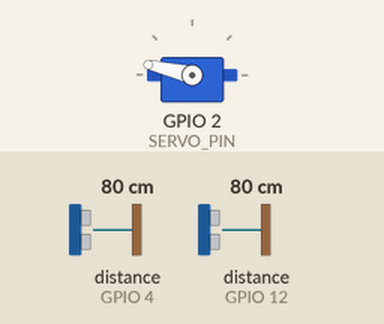
Simulated run of this sketch. Board: ESP8266 (NodeMCU). Parts: servo. Wiring (inferred from the names in the program): 2 × ultrasonic range finder: trigger GPIO 5, echo GPIO 4 / trigger GPIO 14, echo GPIO 12. The inputs (shaded band) are chosen by the test bench; at power-on: distance to the obstacle (sensors on GPIO 4, GPIO 12) 80 cm. The echo pulse lasts 58.3 µs per cm; WiFi joins after 1.5 s; servers stay silent unless stated.

Above: at 5.8 s.
5.9 s: distance to the obstacle (sensor on GPIO 4) set to 2 cm
At 7.48 s:
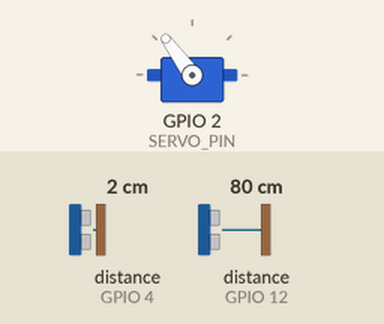
8.9 s: distance to the obstacle (sensor on GPIO 12) set to 2 cm
At 9.31 s:
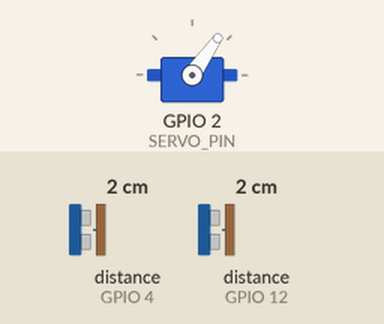
Timing chart, 0 to 17.9 s (numbered marks = the images above; inputs shaded):
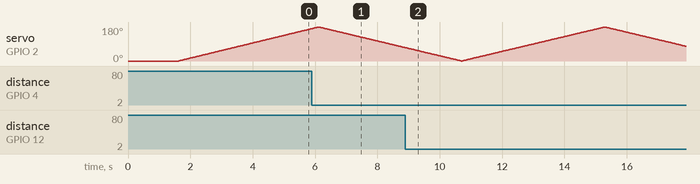

The sketch:

ESP.ino
```cpp
/**
 * @file EcoBot_ESP8266_Gateway.ino
 * @author Gemini
 * @brief Main controller for EcoBot. Serves web UI, manages WebSockets,
 * controls sonar, and communicates with Arduino Mega for sensors/motors.
 * @version 2.0
 * @date 2025-10-15
 */

#include <ESP8266WiFi.h>
#include <WebSocketsServer.h>
#include <Servo.h>
#include <ArduinoJson.h>

// --- WIFI CREDENTIALS ---
const char* ssid = "vivo 1921";
const char* password = "hipeople";

// --- STATIC IP CONFIGURATION ---
IPAddress local_IP(192, 168, 43, 137);
IPAddress gateway(192, 168, 43, 1);
IPAddress subnet(255, 255, 255, 0);

// --- SERVERS ---
WiFiServer server(80);
WebSocketsServer webSocket = WebSocketsServer(81);

// --- PIN DEFINITIONS ---
const int SERVO_PIN = 2;
const int TRIG_PIN_1 = 5;
const int ECHO_PIN_1 = 4;
const int TRIG_PIN_2 = 14;
const int ECHO_PIN_2 = 12;

// --- SCAN PARAMETERS ---
const int SCAN_INTERVAL = 25;
const int PULSE_TIMEOUT = 10000;
Servo radarServo;

// --- GLOBAL DATA STORE (holds all sensor data) ---
StaticJsonDocument<512> globalData;

// --- FORWARD DECLARATIONS ---
void webSocketEvent(uint8_t num, WStype_t type, uint8_t * payload, size_t length);
void handleRoot(WiFiClient client);
extern const char index_html[]; // The HTML content is at the end of this file

void setup() {
  Serial.begin(115200); // For communication with Mega
  delay(100);
  Serial.println();

  // Connect to Wi-Fi
  WiFi.config(local_IP, gateway, subnet);
  WiFi.begin(ssid, password);
  while (WiFi.status() != WL_CONNECTED) {
    delay(500);
  }

  // Start Servers
  server.begin();
  webSocket.begin();
  webSocket.onEvent(webSocketEvent);

  // Setup hardware
  pinMode(TRIG_PIN_1, OUTPUT);
  pinMode(ECHO_PIN_1, INPUT);
  pinMode(TRIG_PIN_2, OUTPUT);
  pinMode(ECHO_PIN_2, INPUT);
  radarServo.attach(SERVO_PIN);
  radarServo.write(0);
}

void loop() {
  webSocket.loop();

  // Handle incoming web requests to serve the page
  WiFiClient client = server.available();
  if (client) {
    handleRoot(client);
  }

  // Task 1: Non-blocking sonar scan
  scanSonar();

  // Task 2: Check for incoming sensor data from Mega
  readFromMega();

  // Task 3: Broadcast the combined data packet periodically
  broadcastData();
}

void scanSonar() {
  static unsigned long lastScanTime = 0;
  static int angle = 0;
  static int direction = 1;

  if (millis() - lastScanTime >= SCAN_INTERVAL) {
    lastScanTime = millis();
    radarServo.write(angle);
    delayMicroseconds(400); // Allow servo to settle

    // Update global data with sonar info
    globalData["angle"] = angle;
    globalData["dist1"] = getDistance(TRIG_PIN_1, ECHO_PIN_1); // Rear
    globalData["dist2"] = getDistance(TRIG_PIN_2, ECHO_PIN_2); // Front

    angle += direction;
    if (angle >= 180 || angle <= 0) {
      direction *= -1;
    }
  }
}

void readFromMega() {
  if (Serial.available() > 0) {
    String mega_json_str = Serial.readStringUntil('\n');
    StaticJsonDocument<256> mega_doc;
    DeserializationError error = deserializeJson(mega_doc, mega_json_str);
    if (!error) {
      // Copy key-value pairs from Mega's data into our global data store
      globalData["temp"] = mega_doc["temp"];
      globalData["hum"]  = mega_doc["hum"];
      globalData["aq"]   = mega_doc["aq"];
      globalData["alc"]  = mega_doc["alc"];
      globalData["co"]   = mega_doc["co"];
    }
  }
}

void broadcastData() {
  static unsigned long lastBroadcastTime = 0;
  if (millis() - lastBroadcastTime > 50) { // Broadcast at ~20Hz
    lastBroadcastTime = millis();
    String json_output;
    serializeJson(globalData, json_output);
    webSocket.broadcastTXT(json_output);
  }
}

long getDistance(int trigPin, int echoPin) {
  digitalWrite(trigPin, LOW);
  delayMicroseconds(2);
  digitalWrite(trigPin, HIGH);
  delayMicroseconds(10);
  digitalWrite(trigPin, LOW);
  long duration = pulseIn(echoPin, HIGH, PULSE_TIMEOUT);
  return (duration > 0) ? (duration * 0.0343) / 2 : 0;
}

void webSocketEvent(uint8_t num, WStype_t type, uint8_t * payload, size_t length) {
  switch (type) {
    case WStype_DISCONNECTED:
      // Handle disconnection
      break;
    case WStype_CONNECTED:
      // Handle connection
      break;
    case WStype_TEXT:
      // Command from web page. Parse it and forward to Mega.
      StaticJsonDocument<256> doc;
      deserializeJson(doc, payload, length);
      serializeJson(doc, Serial); // Forward the JSON command directly
      Serial.println();
      break;
  }
}

// --- Web Server Function to serve the HTML page ---
void handleRoot(WiFiClient client) {
  client.println("HTTP/1.1 200 OK");
  client.println("Content-Type: text/html");
  client.println("Connection: close");
  client.println();
  client.println(index_html);
  delay(1);
  client.stop();
}

// --- The Entire Web Page is stored here ---
const char index_html[] PROGMEM = R"rawliteral(
<!DOCTYPE html>
<html lang="en">
<head>
    <meta charset="UTF-8">
    <meta name="viewport" content="width=device-width, initial-scale=1.0">
    <title>EcoBot-Crawler Dashboard</title>
    <script src="https://cdn.tailwindcss.com"></script>
    <link href="https://fonts.googleapis.com/css2?family=Inter:wght@400;500;600;700&display=swap" rel="stylesheet">
    <script src="https://cdn.jsdelivr.net/npm/feather-icons/dist/feather.min.js"></script>
    <style>
        body { font-family: 'Inter', sans-serif; background-color: #1a202c; color: #e2e8f0; overflow: hidden; }
        .card { background-color: #2d3748; border-radius: 0.75rem; border: 1px solid #4a5568; }
        .status-dot { width: 12px; height: 12px; border-radius: 50%; display: inline-block; }
        .dot-green { background-color: #48bb78; } .dot-red { background-color: #f56565; }
        #radarCanvas { background-color: #000; border-radius: 50%; display: block; }
        #joystick-container { position: relative; width: 160px; height: 160px; border: 2px solid #718096; border-radius: 50%; background-color: #4a5568; margin: auto; touch-action: none; }
        #joystick-handle { position: absolute; width: 50px; height: 50px; border-radius: 50%; background-color: #a0aec0; cursor: grab; top: 50%; left: 50%; transform: translate(-50%, -50%); }
        #h-slider-container { width: 100%; max-width: 250px; height: 40px; background-color: #4a5568; border: 2px solid #718096; border-radius: 10px; position: relative; touch-action: none; }
        #h-slider-knob { width: 30px; height: 30px; background-color: #a0aec0; border-radius: 50%; position: absolute; top: 50%; left: 50%; transform: translate(-50%, -50%); cursor: ew-resize; }
    </style>
</head>
<body class="p-4 sm:p-6 lg:p-8 flex flex-col h-screen">
    <header class="flex-shrink-0 flex justify-between items-center mb-4">
        <div><h1 class="text-xl sm:text-2xl font-bold text-gray-100">EcoBot-Crawler Control</h1></div>
        <div class="flex items-center space-x-2">
            <span id="system-status-dot" class="status-dot dot-red" title="Disconnected"></span>
            <span id="system-status-text" class="text-gray-300 font-medium">Disconnected</span>
        </div>
    </header>
    <div class="flex-grow grid grid-cols-1 lg:grid-cols-5 gap-4 min-h-0">
        <div class="lg:col-span-3 card p-4 flex flex-col min-h-0">
            <h2 class="font-semibold text-gray-400 mb-2 flex-shrink-0 text-center">DUAL SONAR</h2>
            <div class="relative flex-grow w-full flex items-center justify-center">
                <canvas id="radarCanvas"></canvas>
            </div>
        </div>
        <div class="lg:col-span-2 flex flex-col gap-4 min-h-0">
            <div class="card p-4">
                <h2 class="font-semibold text-gray-400 mb-3">Sensor Readings</h2>
                <div class="grid grid-cols-2 sm:grid-cols-3 gap-3 text-center">
                    <div class="card p-2 bg-gray-900/50"><div class="flex items-center justify-center space-x-1 mb-1"><i data-feather="thermometer" class="w-4 h-4 text-blue-400"></i><span class="font-semibold text-xs text-gray-400">TEMP</span></div><p id="temp-value" class="text-xl font-bold text-gray-100">-- °C</p></div>
                    <div class="card p-2 bg-gray-900/50"><div class="flex items-center justify-center space-x-1 mb-1"><i data-feather="droplet" class="w-4 h-4 text-green-400"></i><span class="font-semibold text-xs text-gray-400">HUMID</span></div><p id="humidity-value" class="text-xl font-bold text-gray-100">-- %</p></div>
                    <div class="card p-2 bg-gray-900/50"><div class="flex items-center justify-center space-x-1 mb-1"><i data-feather="wind" class="w-4 h-4 text-gray-400"></i><span class="font-semibold text-xs text-gray-400">AQI</span></div><p id="aq-value" class="text-xl font-bold text-gray-100">--</p></div>
                    <div class="card p-2 bg-gray-900/50"><div class="flex items-center justify-center space-x-1 mb-1"><i data-feather="alert-triangle" class="w-4 h-4 text-yellow-400"></i><span class="font-semibold text-xs text-gray-400">ALCOHOL</span></div><p id="alc-value" class="text-xl font-bold text-gray-100">--</p></div>
                    <div class="card p-2 bg-gray-900/50 col-span-full"><div class="flex items-center justify-center space-x-1 mb-1"><i data-feather="alert-circle" class="w-4 h-4 text-red-400"></i><span class="font-semibold text-xs text-gray-400">CO GAS</span></div><p id="co-value" class="text-xl font-bold text-gray-100">--</p></div>
                </div>
            </div>
            <div class="card p-4 flex-grow flex flex-col justify-center items-center">
                <h2 class="font-semibold text-gray-400 mb-4 text-center">Rover Controls</h2>
                <div class="flex flex-col items-center justify-center w-full gap-6">
                    <div id="joystick-container"><div id="joystick-handle"></div></div>
                    <div id="h-slider-container"><div id="h-slider-knob"></div></div>
                    <button id="emergency-stop" class="bg-red-700 hover:bg-red-800 text-white font-bold py-2 px-4 rounded-lg transition-colors">EMERGENCY STOP</button>
                </div>
            </div>
        </div>
    </div>
    <script>
        const gateway = `ws://${window.location.hostname}:81/`;
        let websocket; const maxDistance = 200;
        const statusDot = document.getElementById('system-status-dot'); const statusText = document.getElementById('system-status-text');
        const tempValue = document.getElementById('temp-value'); const humidityValue = document.getElementById('humidity-value');
        const aqValue = document.getElementById('aq-value'); const alcValue = document.getElementById('alc-value'); const coValue = document.getElementById('co-value');
        const joystickContainer = document.getElementById('joystick-container'); const joystickHandle = document.getElementById('joystick-handle');
        const hSliderContainer = document.getElementById('h-slider-container'); const hSliderKnob = document.getElementById('h-slider-knob');
        let joystickActive = false; let hSliderActive = false; let joystickCenterX, joystickCenterY, joystickRadius; let sliderWidth;
        window.addEventListener('load', () => { feather.replace(); initWebSocket(); initControls(); resizeCanvas(); draw(); updateControlDimensions(); window.addEventListener('resize', () => { resizeCanvas(); updateControlDimensions(); }); });
        function initWebSocket() { websocket = new WebSocket(gateway); websocket.onopen = () => { statusDot.className = "status-dot dot-green"; statusText.textContent = "Connected"; }; websocket.onclose = () => { statusDot.className = "status-dot dot-red"; statusText.textContent = "Disconnected"; setTimeout(initWebSocket, 2000); }; websocket.onmessage = (event) => { const data = JSON.parse(event.data); updateSensorCards(data); updateRadar(data); }; }
        function updateSensorCards(data) { if (data.temp !== undefined) tempValue.textContent = `${data.temp.toFixed(1)} °C`; if (data.hum !== undefined) humidityValue.textContent = `${data.hum.toFixed(1)} %`; if (data.aq !== undefined) aqValue.textContent = data.aq; if (data.alc !== undefined) alcValue.textContent = data.alc; if (data.co !== undefined) coValue.textContent = data.co; }
        function updateRadar(data) { if (data.angle === undefined) return; currentAngle = data.angle; if (data.dist1 > 0 && data.dist1 < maxDistance) points.push(new RadarPoint(data.angle + 180, data.dist1, 'rgba(100, 150, 255,')); if (data.dist2 > 0 && data.dist2 < maxDistance) points.push(new RadarPoint(data.angle, data.dist2, 'rgba(255, 100, 100,')); }
        function sendCommand(command, data = {}) { if (websocket.readyState !== WebSocket.OPEN) return; const payload = { action: command, ...data }; websocket.send(JSON.stringify(payload)); }
        function initControls() { joystickContainer.addEventListener('mousedown', startJoystickMove); window.addEventListener('mousemove', moveJoystick); window.addEventListener('mouseup', stopJoystickMove); joystickContainer.addEventListener('touchstart', startJoystickMove, { passive: false }); window.addEventListener('touchmove', moveJoystick, { passive: false }); window.addEventListener('touchend', stopJoystickMove); hSliderContainer.addEventListener('mousedown', startHSliderMove); window.addEventListener('mousemove', moveHSlider); window.addEventListener('mouseup', stopHSliderMove); hSliderContainer.addEventListener('touchstart', startHSliderMove, { passive: false }); window.addEventListener('touchmove', moveHSlider, { passive: false }); window.addEventListener('touchend', stopHSliderMove); document.getElementById('emergency-stop').addEventListener('click', () => { sendCommand('stop'); resetControls(); }); }
        function updateControlDimensions() { const rect = joystickContainer.getBoundingClientRect(); joystickCenterX = rect.left + rect.width / 2; joystickCenterY = rect.top + rect.height / 2; joystickRadius = rect.width / 2 - joystickHandle.offsetWidth / 2; sliderWidth = hSliderContainer.clientWidth - hSliderKnob.offsetWidth; resetControls(); }
        function resetControls() { joystickHandle.style.transform = `translate(-50%, -50%) translate(0px, 0px)`; hSliderKnob.style.transform = `translate(-50%, -50%) translateX(0px)`; }
        function startJoystickMove(e) { joystickActive = true; if(e.cancelable) e.preventDefault(); }
        function moveJoystick(e) { if (!joystickActive) return; const clientX = e.clientX || e.touches[0].clientX; const clientY = e.clientY || e.touches[0].clientY; let deltaX = clientX - joystickCenterX; let deltaY = clientY - joystickCenterY; const distance = Math.min(Math.sqrt(deltaX * deltaX + deltaY * deltaY), joystickRadius); const angle = Math.atan2(deltaY, deltaX); const clampedX = distance * Math.cos(angle); const clampedY = distance * Math.sin(angle); joystickHandle.style.transform = `translate(-50%, -50%) translate(${clampedX}px, ${clampedY}px)`; let verticalSpeed = -clampedY / joystickRadius; let horizontalSteer = clampedX / joystickRadius; let leftMotor = Math.max(-1, Math.min(1, verticalSpeed + horizontalSteer)); let rightMotor = Math.max(-1, Math.min(1, verticalSpeed - horizontalSteer)); if (Math.abs(leftMotor) > 0.1 || Math.abs(rightMotor) > 0.1) { sendCommand('drive', { left: leftMotor, right: rightMotor }); } else { sendCommand('stop'); } }
        function stopJoystickMove() { if (!joystickActive) return; joystickActive = false; resetControls(); sendCommand('stop'); }
        function startHSliderMove(e) { hSliderActive = true; if(e.cancelable) e.preventDefault(); }
        function moveHSlider(e) { if (!hSliderActive) return; const clientX = e.clientX || e.touches[0].clientX; const sliderRect = hSliderContainer.getBoundingClientRect(); let xPos = clientX - sliderRect.left - hSliderKnob.offsetWidth / 2; xPos = Math.max(0, Math.min(xPos, sliderWidth)); const knobX = xPos - sliderWidth / 2; hSliderKnob.style.transform = `translate(-50%, -50%) translateX(${knobX}px)`; let speed = knobX / (sliderWidth / 2); if (Math.abs(speed) > 0.1) { sendCommand('rotate', { speed: speed }); } else { sendCommand('stop'); } }
        function stopHSliderMove() { if (!hSliderActive) return; hSliderActive = false; resetControls(); sendCommand('stop'); }
        const canvas = document.getElementById('radarCanvas'); const ctx = canvas.getContext('2d'); let currentAngle = 0; let points = [];
        function resizeCanvas() { const container = canvas.parentElement; const size = Math.min(container.clientWidth, container.clientHeight) - 4; if (canvas.width !== size || canvas.height !== size) { canvas.width = size; canvas.height = size; } }
        class RadarPoint { constructor(angle, distance, color) { this.angle = angle; this.distance = distance; this.color = color; this.lifespan = 255; } update() { this.lifespan -= 1.5; } isDead() { return this.lifespan < 0; } }
        function draw() { ctx.fillStyle = '#000'; ctx.fillRect(0, 0, canvas.width, canvas.height); const centerX = canvas.width / 2; const centerY = canvas.height / 2; const radius = Math.min(centerX, centerY) - 5; drawRadarGrid(centerX, centerY, radius); points = points.filter(p => !p.isDead()); points.forEach(p => { p.update(); const mappedR = (p.distance / maxDistance) * radius; const angleRad = (p.angle - 90) * Math.PI / 180; const pointX = centerX + mappedR * Math.cos(angleRad); const pointY = centerY + mappedR * Math.sin(angleRad); ctx.fillStyle = `${p.color} ${p.lifespan / 255})`; ctx.beginPath(); ctx.arc(pointX, pointY, 2.5, 0, 2 * Math.PI); ctx.fill(); }); drawSweepingLine(centerX, centerY, radius); requestAnimationFrame(draw); }
        function drawRadarGrid(x, y, r) { ctx.strokeStyle = 'rgba(0, 255, 65, 0.3)'; ctx.lineWidth = 0.5; for (let i = 1; i <= 3; i++) { ctx.beginPath(); ctx.arc(x, y, r * (i / 3), 0, 2 * Math.PI); ctx.stroke(); } for (let i = 0; i < 360; i += 45) { ctx.beginPath(); ctx.moveTo(x, y); ctx.lineTo(x + r * Math.cos(i * Math.PI / 180), y + r * Math.sin(i * Math.PI / 180)); ctx.stroke(); } }
        function drawSweepingLine(x, y, r) { const angleRad = (currentAngle - 90) * Math.PI / 180; const oppositeAngleRad = (currentAngle + 180 - 90) * Math.PI / 180; const gradRed = ctx.createLinearGradient(x, y, x + r * Math.cos(angleRad), y + r * Math.sin(angleRad)); gradRed.addColorStop(0, 'rgba(255, 100, 100, 0)'); gradRed.addColorStop(1, 'rgba(255, 100, 100, 0.8)'); ctx.strokeStyle = gradRed; ctx.lineWidth = 2; ctx.beginPath(); ctx.moveTo(x, y); ctx.lineTo(x + r * Math.cos(angleRad), y + r * Math.sin(angleRad)); ctx.stroke(); const gradBlue = ctx.createLinearGradient(x, y, x + r * Math.cos(oppositeAngleRad), y + r * Math.sin(oppositeAngleRad)); gradBlue.addColorStop(0, 'rgba(100, 150, 255, 0)'); gradBlue.addColorStop(1, 'rgba(100, 150, 255, 0.7)'); ctx.strokeStyle = gradBlue; ctx.lineWidth = 1.5; ctx.beginPath(); ctx.moveTo(x, y); ctx.lineTo(x + r * Math.cos(oppositeAngleRad), y + r * Math.sin(oppositeAngleRad)); ctx.stroke(); }
    </script>
</body>
</html>
)rawliteral";
```
